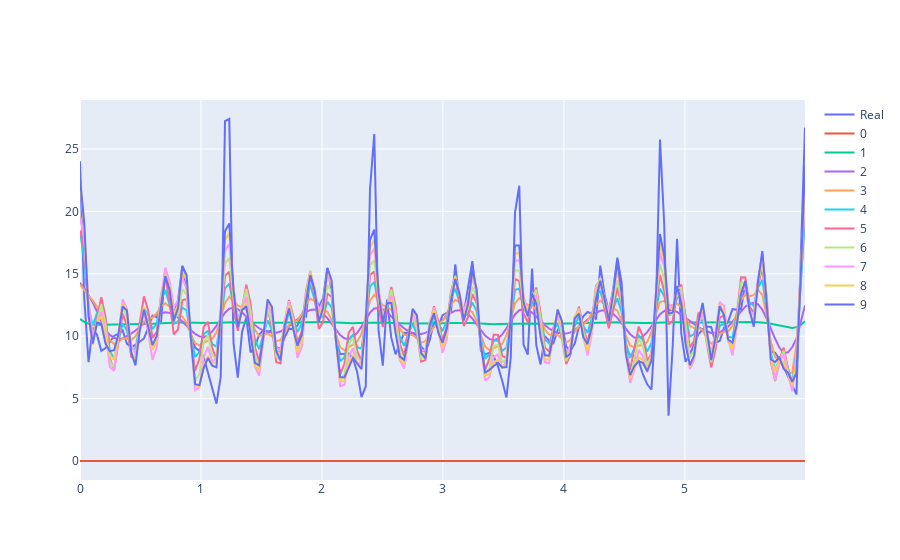

Source (notebook cell):
### Code cell
fig = go.Figure()
fig.add_scatter(x = t[:], y = x_acc[:], mode='lines', name='Real')
#fig.add_scatter(x = t[:], y = accel_ssa.reconstruct(slice(7,16))[:], mode='lines', name='slice')
for i in range(10):
    fig.add_scatter(x = t, y = accel_ssa.reconstruct(slice(i)), mode='lines', name=str(i))
#fig.add_scatter(x = t, y = accel_ssa.reconstruct(slice(200,400)), mode='lines', name='slice(200,400)')
fig.show()

### Figure 1 — Plotly figure (JSON) as saved in the notebook; plotly's stock layout.template omitted (floating-point values rounded to 4 significant figures; data arrays with more than 128 entries replaced by an {"elided": "..."} marker saying what was removed)
{"data": [{"mode": "lines", "name": "Real", "type": "scatter", "x": {"elided": "171 float values"}, "y": {"elided": "171 float values"}}, {"mode": "lines", "name": "0", "type": "scatter", "x": {"elided": "171 float values"}, "y": {"elided": "171 int values"}}, {"mode": "lines", "name": "1", "type": "scatter", "x": {"elided": "171 float values"}, "y": {"elided": "171 float values"}}, {"mode": "lines", "name": "2", "type": "scatter", "x": {"elided": "171 float values"}, "y": {"elided": "171 float values"}}, {"mode": "lines", "name": "3", "type": "scatter", "x": {"elided": "171 float values"}, "y": {"elided": "171 float values"}}, {"mode": "lines", "name": "4", "type": "scatter", "x": {"elided": "171 float values"}, "y": {"elided": "171 float values"}}, {"mode": "lines", "name": "5", "type": "scatter", "x": {"elided": "171 float values"}, "y": {"elided": "171 float values"}}, {"mode": "lines", "name": "6", "type": "scatter", "x": {"elided": "171 float values"}, "y": {"elided": "171 float values"}}, {"mode": "lines", "name": "7", "type": "scatter", "x": {"elided": "171 float values"}, "y": {"elided": "171 float values"}}, {"mode": "lines", "name": "8", "type": "scatter", "x": {"elided": "171 float values"}, "y": {"elided": "171 float values"}}, {"mode": "lines", "name": "9", "type": "scatter", "x": {"elided": "171 float values"}, "y": {"elided": "171 float values"}}], "layout": {}}
